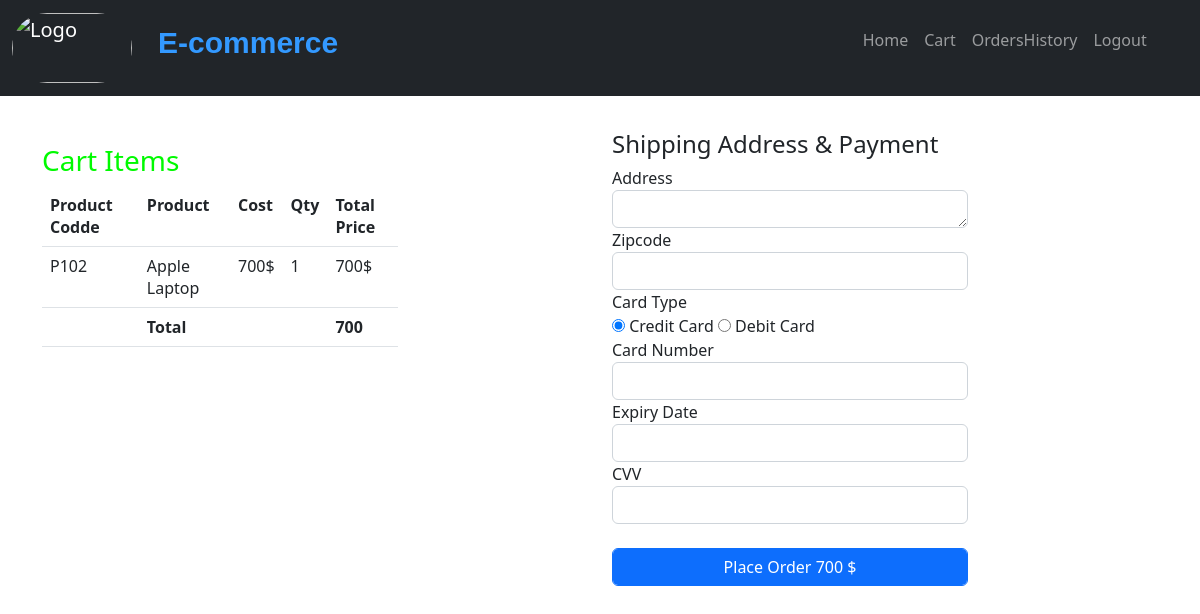
Screenshot of /ecommerce/shopping/cart.php?p=2 (signed in) with the database file from the repository.
### tables this page shows
CREATE TABLE `cart` (
  `id` int(11) NOT NULL,
  `productcode` varchar(15) DEFAULT NULL,
  `productname` varchar(60) DEFAULT NULL,
  `productdesc` varchar(100) DEFAULT NULL,
  `cost` float DEFAULT NULL,
  `qty` int(11) DEFAULT NULL,
  `totalcost` float DEFAULT NULL
);

### ecommerce/shopping/cart.php (the view, shortened to what this page needs)
<html>
<head>
   <?php include '../head_includes.php';?>
</head>
<body>
<?php
	include 'menu.php';
	include '../mysqldb.php';
 ?>
<div class='container'>
<h3 style='color:#00FA00'>Cart Items</h3>
	<div class='row'>
		<div class='col-4'>
			 <table class='table'>
				<tr><th>Product Codde</td> <th>Product</td> <th>Cost</td> <th>Qty</th><th>Total Price</th></tr>
				<tbody>
			<?php
					$total=0;
					$p=0;
					if(isset($_REQUEST['p']))
						$p=$_REQUEST['p'];
					else
						$p=0;
					 $qry1="select productcode,productname,cost,qty,totalcost from cart where id=".$p;
					 $rs1=mysqli_query($conn,$qry1);
					 while($row1=mysqli_fetch_assoc($rs1))
					 {
						 echo "<tr><td>".$row1['productcode']."</td><td>".$row1['productname']."</td><td>".$row1['cost']."$</td><td>".$row1['qty']."</td><td>".$row1['totalcost']."$</td></tr>";
						 $total= $total + $row1['totalcost'];
					 }
					echo "<tr><td ></td><td><b>Total</b></td><td></td><td></td><td><b>".$total."</b></td></tr>";
					echo "</tbody>";
					echo "</table>";
			?>
		</div>
		<div class='col-sm-2'>&nbsp;</div>
		<div class='col-sm-4'>
		<form name='f1' method='post' action='placeOrder.php' style='margin-top:-80px'>
		<div class='row'>
					<div class='col-sm-12'>
		<br>
					<h4>Shipping Address & Payment</h4>
				</div>
			</div>
			<div class='row'>
				<div class='col-sm-12'>
					Address<br>
					<textarea class='form-control' rows='1' name='address' required></textarea>
				</div>
			</div>
			<div class='row'>
				<div class='col-sm-12'>
					Zipcode<br>
					<input type='text' name='zipcode' class='form-control' required>
				</div>
			</div>
			<div class='row'>
				<div class='col-sm-12'>
					Card Type<br>
					<input type='radio' name='cardtype' value='credit' checked> Credit Card
					<input type='radio' name='cardtype' value='debit'> Debit Card
				</div>
			</div>
			<div class='row'>
				<div class='col-sm-12'>
					Card Number<br>
					<input type='number' name='cardno' class='form-control' min='1000000000000000' max='9999999999999999' required>
				</div>
			</div>
			<div class='row'>
				<div class='col-sm-12'>
					Expiry Date<br>
					<input type='text' name='expdate' class='form-control'   required>
				</div>
			</div>
			<div class='row'>
				<div class='col-sm-12'>
					CVV<br>
					<input type='number' name='cvv' class='form-control'   required>
				</div>
			</div>
			<div class='row'>
				<div class='col-sm-12'>
					<br><input type='submit' name='submit' value='Place Order <?php echo $total.' $';?>' class='form-control btn btn-primary'>
				</div>
			</div>
		</form>
		</div>
</div>
</body>
</html>

### rows the page displays
cart: productcode "P102", productname "Apple Laptop", cost "700", qty "1", totalcost "700"

### other values shown
$total "700"
